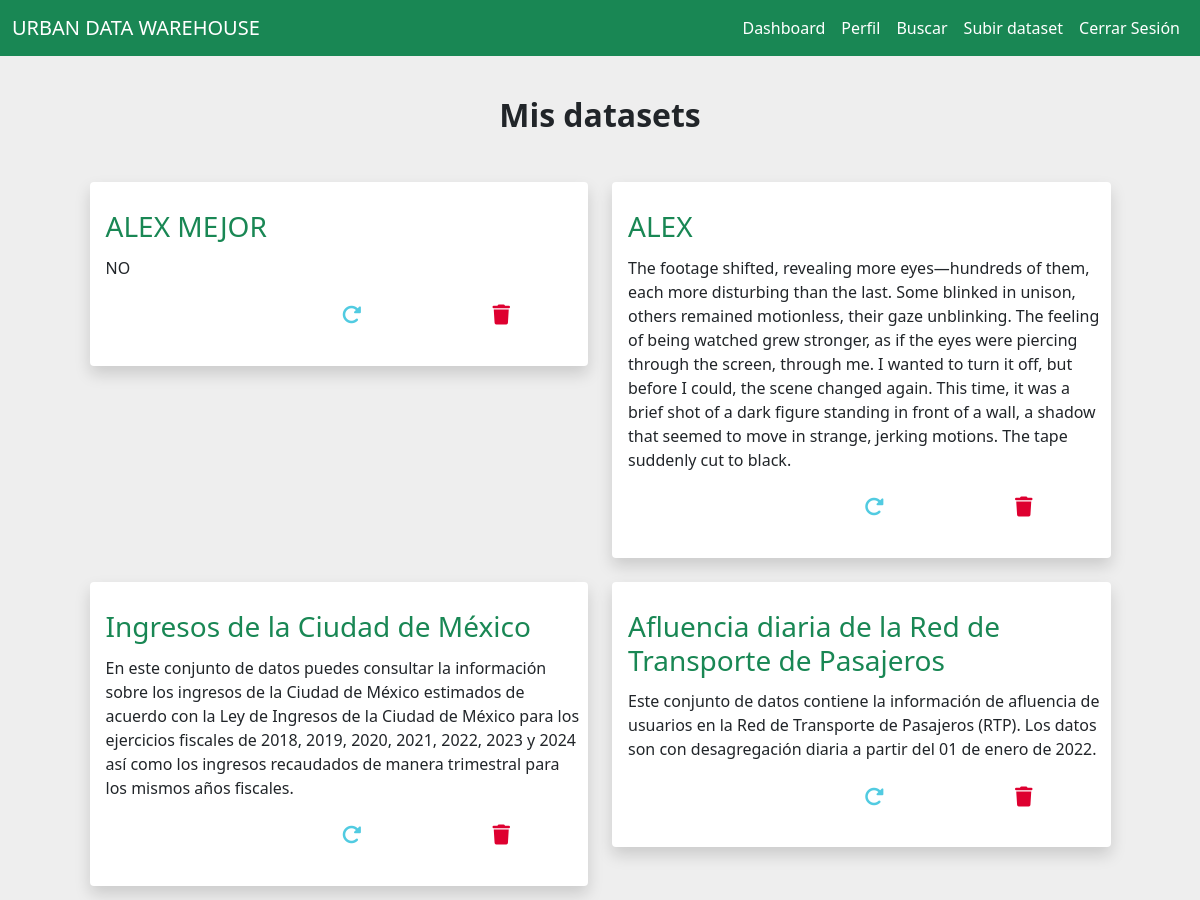
The page /profile (signed in, upper part) on the database as committed earlier.
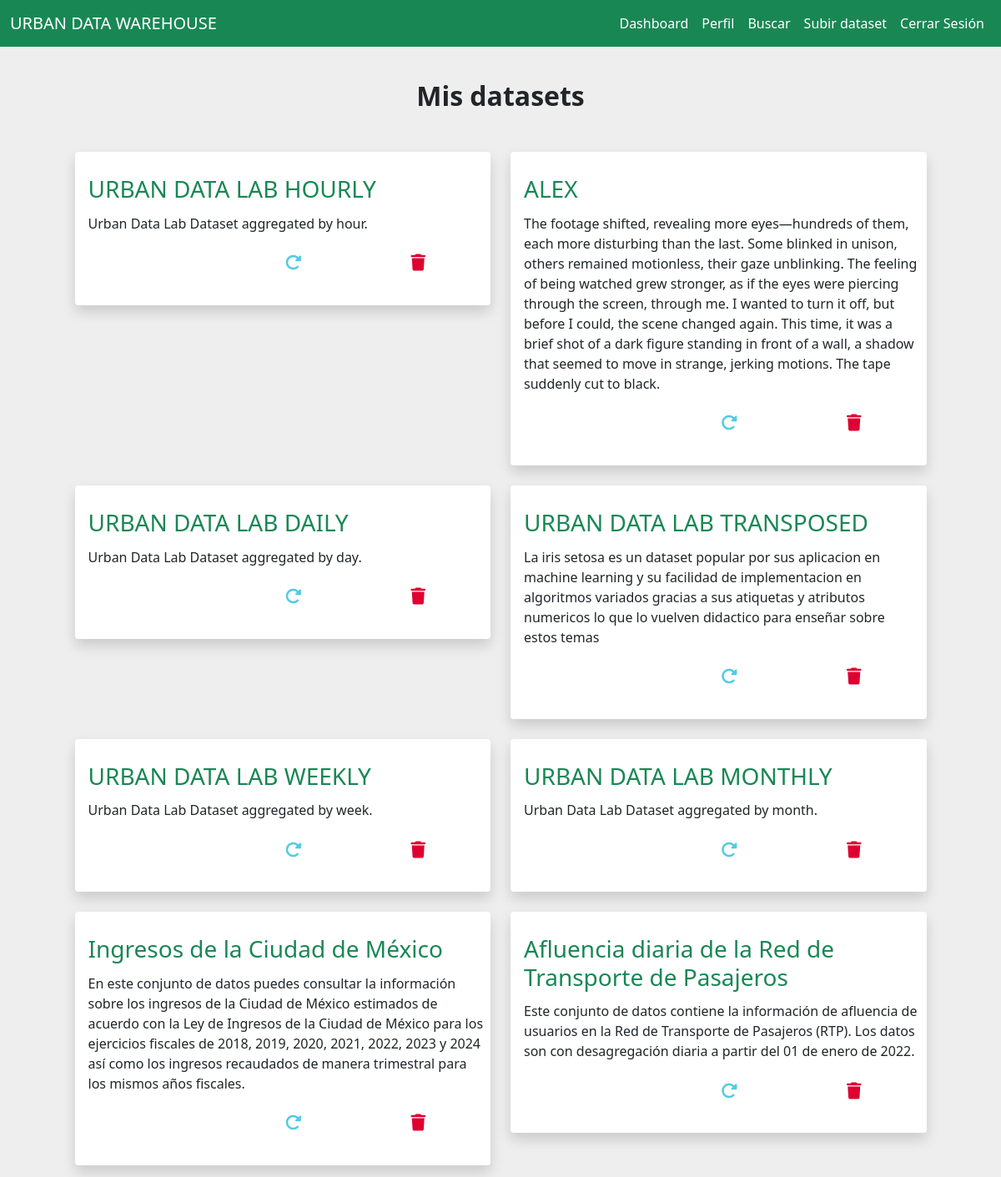
The same page on the database as committed later.
### tables this page shows
CREATE TABLE datasets (
            id INTEGER PRIMARY KEY AUTOINCREMENT,
            user_id INTEGER NOT NULL,
            name TEXT NOT NULL,
            description TEXT,
            upload_date DATE NOT NULL,
            tag TEXT,
            size REAL,
            has_report BOOLEAN NOT NULL,
            FOREIGN KEY(user_id) REFERENCES users(id)
        );

### routes.py (the view)
@app.route('/profile', methods=['GET', 'POST'])
@login_required
def profile():
    db = get_db()
    cursor = db.cursor()
    cursor.execute('''
        SELECT datasets.id, datasets.name, datasets.description, datasets.upload_date, datasets.tag, datasets.size
        FROM datasets
        JOIN users ON datasets.user_id = users.id
        WHERE users.username = ?
        ORDER BY datasets.upload_date DESC
    ''', (current_user.username,))
    datasets = cursor.fetchall()
    return render_template('profile.html', datasets=datasets)

### __init__.py (called while the page is built)
def get_db():
    db = getattr(g, '_database', None)
    if db is None:
        db = g._database = sqlite3.connect(DATABASE)
    return db

@app.teardown_appcontext
def close_connection(exception):
    db = getattr(g, '_database', None)
    if db is not None:
        db.close()

### models.py (called while the page is built)
@login_manager.user_loader
def load_user(user_id):
    return User.get(user_id)

    @staticmethod
    def get(user_id):
        db = get_db()
        cursor = db.cursor()
        cursor.execute("SELECT * FROM users WHERE id = ?", (user_id,))
        user = cursor.fetchone()
        if not user:
            return None
        return User(id=user[0], username=user[1], password_hash=user[2])

### routes.py (called while the page is built)
@app.context_processor
def inject_js_files():
    js_folder = os.path.join(app.static_folder, 'js', 'choices')
    js_files = [f'js/choices/{file}' for file in os.listdir(js_folder) if file.endswith('.js')]
    return {'choices_js_files': js_files}

### templates/profile.html (shortened to what this page needs)
{% extends "base.html" %}
{% block content %}
<div class="row justify-content-center">
    <div class="d-flex justify-content-center">
        <h2 class="fw-bold mt-3 mb-4">Mis datasets</h2>
    </div>
    <div class="col-md-11 ">
        <div class="row">
            {% if datasets %}
                {% for ds in datasets %}
                    <div class="col-6">
                        <div class="shadow rounded-1 bg-white mt-4 ojo">
                            <br>
                            <div class="ms-3 me-2 mt-1 mb-2">
                                <div class="d-flex">
                                    <h3 class="iverde">
                                        <a href="{{ url_for('view', dataset_id=ds[0]) }}" class="text-decoration-none text-success">{{ ds[1] }}</a>
                                    </h3>
                                </div>
                                <div class="mb-1 mt-1">
                                    <p>{{ ds[2] }}</p>
                                    <div class="d-flex align-items-center ms-1 me-1">
                                        <button type="submit" class="btn btn-primary esperanza flex-grow-1 gordito ojo fw-bold" name="action" value="update">
                                            <i class="fa-solid fa-rotate-right fa-lg ojo2 iblanco "></i>
                                        </button>
                                        <form method="POST" action="{{ url_for('update', dataset_id=ds[0]) }}" class="gordito">
                                            <button type="submit" class="btn btn-primary esperanza flex-grow-1 gordito ojo fw-bold" name="action" value="update">
                                                <i class="fa-solid fa-rotate-right fa-lg ojo2 iazul"></i>
                                            </button>
                                        </form>
                                        <form method="POST" action="{{ url_for('delete', dataset_id=ds[0]) }}" class="gordito" onsubmit="return confirm('¿Estás seguro de que deseas eliminar este dataset?');">
                                            <button type="submit" class="btn btn-primary esperanza flex-grow-1 gordito ojo fw-bold" name="action" value="delete">
                                                <i class="fa-solid fa-trash fa-lg ojo2 irojo"></i>
                                            </button>
                                        </form>
                                    </div>
                                </div>
                            </div>
                            <br>
                        </div>
                    </div>
                {% endfor %}
            {% endif %}
        </div>
    </div>
</div>
{% endblock %}

Rows that differ between the two databases and show on the page:
removed datasets: name "ALEX MEJOR", description "NO"
added datasets: name "URBAN DATA LAB HOURLY", description "Urban Data Lab Dataset aggregated by hour."
added datasets: name "URBAN DATA LAB DAILY", description "Urban Data Lab Dataset aggregated by day."
added datasets: name "URBAN DATA LAB TRANSPOSED", description "La iris setosa es un dataset popular por sus aplicacion en machine learning y su facilidad de implementacion en algoritmos variados gracias a sus atiquetas y atributos numericos lo que lo vuelven didactico para enseñar sobre estos temas"
added datasets: name "URBAN DATA LAB WEEKLY", description "Urban Data Lab Dataset aggregated by week."
added datasets: name "URBAN DATA LAB MONTHLY", description "Urban Data Lab Dataset aggregated by month."
